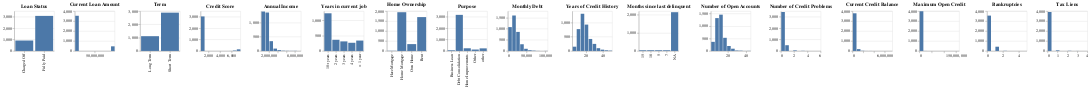

Notebook code cell kept with this figure:
### Markdown cell above
In this example, we are generating pipelines for CSV datasets. The [credit dataset](https://gitlab.com/ViDA-NYU/d3m/d3m_interface/-/tree/master/examples/csv_dataset) is used for this example. This dataset consists of loan records to determine the best way to predict whether a loan applicant will fully repay or default on a loan. 
<div class="alert alert-info"><b>Important</b>
    
Note that the path to the dataset directories must be an absolute path and not a relative path. 
</div>

### Code cell
output_path = '/Users/rlopez/D3M/examples/tmp/'
train_dataset = '/Users/rlopez/D3M/examples/credit_train.csv'
test_dataset = '/Users/rlopez/D3M/examples/credit_test.csv'

automl = AutoML(output_path, 'AlphaD3M')
automl.plot_summary_dataset(train_dataset)

### Figure 1 — Vega-Lite specification as saved in the notebook (floating-point values rounded to 4 significant figures)
{"config": {"view": {"continuousWidth": 400, "continuousHeight": 300}}, "hconcat": [{"mark": "bar", "encoding": {"tooltip": [{"type": "nominal", "field": "bin"}], "x": {"type": "nominal", "axis": {"title": ""}, "field": "bin"}, "y": {"type": "quantitative", "axis": {"title": ""}, "field": "count"}}, "height": 100, "title": "Loan Status", "width": 100}, {"data": {"name": "data-a282cfd1fb89c5be6ddadf9b712fb40f"}, "mark": "bar", "encoding": {"tooltip": [{"type": "quantitative", "field": "bin_start"}, {"type": "quantitative", "field": "bin_end"}], "x": {"type": "quantitative", "axis": {"title": ""}, "bin": "binned", "field": "bin_start"}, "x2": {"field": "bin_end"}, "y": {"type": "quantitative", "axis": {"title": ""}, "field": "count"}}, "height": 100, "title": {"text": "Current Loan Amount"}, "width": 100}, {"data": {"name": "data-3b357bcec1b7df539bcc63e595d6162d"}, "mark": "bar", "encoding": {"tooltip": [{"type": "nominal", "field": "bin"}], "x": {"type": "nominal", "axis": {"title": ""}, "field": "bin"}, "y": {"type": "quantitative", "axis": {"title": ""}, "field": "count"}}, "height": 100, "title": "Term", "width": 100}, {"data": {"name": "data-08bfc3380846ec65cf8a4c83b08dff03"}, "mark": "bar", "encoding": {"tooltip": [{"type": "quantitative", "field": "bin_start"}, {"type": "quantitative", "field": "bin_end"}], "x": {"type": "quantitative", "axis": {"title": ""}, "bin": "binned", "field": "bin_start"}, "x2": {"field": "bin_end"}, "y": {"type": "quantitative", "axis": {"title": ""}, "field": "count"}}, "height": 100, "title": {"text": "Credit Score"}, "width": 100}, {"data": {"name": "data-1793325991ae8e4ed325d501519f2e13"}, "mark": "bar", "encoding": {"tooltip": [{"type": "quantitative", "field": "bin_start"}, {"type": "quantitative", "field": "bin_end"}], "x": {"type": "quantitative", "axis": {"title": ""}, "bin": "binned", "field": "bin_start"}, "x2": {"field": "bin_end"}, "y": {"type": "quantitative", "axis": {"title": ""}, "field": "count"}}, "height": 100, "title": {"text": "Annual Income"}, "width": 100}, {"data": {"name": "data-94d4dac817402ed8bdc2382db75c41fd"}, "mark": "bar", "encoding": {"tooltip": [{"type": "nominal", "field": "bin"}], "x": {"type": "nominal", "axis": {"title": ""}, "field": "bin"}, "y": {"type": "quantitative", "axis": {"title": ""}, "field": "count"}}, "height": 100, "title": "Years in current job", "width": 100}, {"data": {"name": "data-4f96fd901b48603bbbb7f66815572735"}, "mark": "bar", "encoding": {"tooltip": [{"type": "nominal", "field": "bin"}], "x": {"type": "nominal", "axis": {"title": ""}, "field": "bin"}, "y": {"type": "quantitative", "axis": {"title": ""}, "field": "count"}}, "height": 100, "title": "Home Ownership", "width": 100}, {"data": {"name": "data-58d6ee3a6cb97d85f16db6dfef02396f"}, "mark": "bar", "encoding": {"tooltip": [{"type": "nominal", "field": "bin"}], "x": {"type": "nominal", "axis": {"title": ""}, "field": "bin"}, "y": {"type": "quantitative", "axis": {"title": ""}, "field": "count"}}, "height": 100, "title": "Purpose", "width": 100}, {"data": {"name": "data-5fdfb6d21fc251dea9e49294e3c0220b"}, "mark": "bar", "encoding": {"tooltip": [{"type": "quantitative", "field": "bin_start"}, {"type": "quantitative", "field": "bin_end"}], "x": {"type": "quantitative", "axis": {"title": ""}, "bin": "binned", "field": "bin_start"}, "x2": {"field": "bin_end"}, "y": {"type": "quantitative", "axis": {"title": ""}, "field": "count"}}, "height": 100, "title": {"text": "Monthly Debt"}, "width": 100}, {"data": {"name": "data-ab994d84cba690273d176bd2ea0c8c8b"}, "mark": "bar", "encoding": {"tooltip": [{"type": "quantitative", "field": "bin_start"}, {"type": "quantitative", "field": "bin_end"}], "x": {"type": "quantitative", "axis": {"title": ""}, "bin": "binned", "field": "bin_start"}, "x2": {"field": "bin_end"}, "y": {"type": "quantitative", "axis": {"title": ""}, "field": "count"}}, "height": 100, "title": {"text": "Years of Credit History"}, "width": 100}, {"data": {"name": "data-f2fcd9de727a7547d3a426e5900afdee"}, "mark": "bar", "encoding": {"tooltip": [{"type": "nominal", "field": "bin"}], "x": {"type": "nominal", "axis": {"title": ""}, "field": "bin"}, "y": {"type": "quantitative", "axis": {"title": ""}, "field": "count"}}, "height": 100, "title": "Months since last delinquent", "width": 100}, {"data": {"name": "data-fdece4b429451b6ed7667d1becbe13f9"}, "mark": "bar", "encoding": {"tooltip": [{"type": "quantitative", "field": "bin_start"}, {"type": "quantitative", "field": "bin_end"}], "x": {"type": "quantitative", "axis": {"title": ""}, "bin": "binned", "field": "bin_start"}, "x2": {"field": "bin_end"}, "y": {"type": "quantitative", "axis": {"title": ""}, "field": "count"}}, "height": 100, "title": {"text": "Number of Open Accounts"}, "width": 100}, {"data": {"name": "data-760bfc8db71ed3c0d1a02ab5ba40271c"}, "mark": "bar", "encoding": {"tooltip": [{"type": "quantitative", "field": "bin_start"}, {"type": "quantitative", "field": "bin_end"}], "x": {"type": "quantitative", "axis": {"title": ""}, "bin": "binned", "field": "bin_start"}, "x2": {"field": "bin_end"}, "y": {"type": "quantitative", "axis": {"title": ""}, "field": "count"}}, "height": 100, "title": {"text": "Number of Credit Problems"}, "width": 100}, {"data": {"name": "data-5405bb465ecaf8d17882594d6076cb46"}, "mark": "bar", "encoding": {"tooltip": [{"type": "quantitative", "field": "bin_start"}, {"type": "quantitative", "field": "bin_end"}], "x": {"type": "quantitative", "axis": {"title": ""}, "bin": "binned", "field": "bin_start"}, "x2": {"field": "bin_end"}, "y": {"type": "quantitative", "axis": {"title": ""}, "field": "count"}}, "height": 100, "title": {"text": "Current Credit Balance"}, "width": 100}, {"data": {"name": "data-f285abcbb56444cce329a521b8d45630"}, "mark": "bar", "encoding": {"tooltip": [{"type": "quantitative", "field": "bin_start"}, {"type": "quantitative", "field": "bin_end"}], "x": {"type": "quantitative", "axis": {"title": ""}, "bin": "binned", "field": "bin_start"}, "x2": {"field": "bin_end"}, "y": {"type": "quantitative", "axis": {"title": ""}, "field": "count"}}, "height": 100, "title": {"text": "Maximum Open Credit"}, "width": 100}, {"data": {"name": "data-fe32c637068a92cb458bc594e4f90fe1"}, "mark": "bar", "encoding": {"tooltip": [{"type": "quantitative", "field": "bin_start"}, {"type": "quantitative", "field": "bin_end"}], "x": {"type": "quantitative", "axis": {"title": ""}, "bin": "binned", "field": "bin_start"}, "x2": {"field": "bin_end"}, "y": {"type": "quantitative", "axis": {"title": ""}, "field": "count"}}, "height": 100, "title": {"text": "Bankruptcies"}, "width": 100}, {"data": {"name": "data-b0cff4ffe052bc7fa283d5e48dbe317f"}, "mark": "bar", "encoding": {"tooltip": [{"type": "quantitative", "field": "bin_start"}, {"type": "quantitative", "field": "bin_end"}], "x": {"type": "quantitative", "axis": {"title": ""}, "bin": "binned", "field": "bin_start"}, "x2": {"field": "bin_end"}, "y": {"type": "quantitative", "axis": {"title": ""}, "field": "count"}}, "height": 100, "title": {"text": "Tax Liens"}, "width": 100}], "data": {"name": "data-ab5e3ef130ab13c624fb07e1922f705f"}, "$schema": "https://vega.github.io/schema/vega-lite/v4.8.1.json", "datasets": {"data-ab5e3ef130ab13c624fb07e1922f705f": [{"bin": "Charged Off", "count": 917}, {"bin": "Fully Paid", "count": 3083}], "data-a282cfd1fb89c5be6ddadf9b712fb40f": [{"count": 3536, "bin_start": 21820.0, "bin_end": 10020000.0}, {"count": 0, "bin_start": 10020000.0, "bin_end": 20020000.0}, {"count": 0, "bin_start": 20020000.0, "bin_end": 30020000.0}, {"count": 0, "bin_start": 30020000.0, "bin_end": 40010000.0}, {"count": 0, "bin_start": 40010000.0, "bin_end": 50010000.0}, {"count": 0, "bin_start": 50010000.0, "bin_end": 60010000.0}, {"count": 0, "bin_start": 60010000.0, "bin_end": 70010000.0}, {"count": 0, "bin_start": 70010000.0, "bin_end": 80000000.0}, {"count": 0, "bin_start": 80000000.0, "bin_end": 90000000.0}, {"count": 464, "bin_start": 90000000.0, "bin_end": 100000000.0}], "data-3b357bcec1b7df539bcc63e595d6162d": [{"bin": "Long Term", "count": 1113}, {"bin": "Short Term", "count": 2887}], "data-08bfc3380846ec65cf8a4c83b08dff03": [{"count": 3036, "bin_start": 594.0, "bin_end": 1286.0}, {"count": 0, "bin_start": 1286.0, "bin_end": 1977.0}, {"count": 0, "bin_start": 1977.0, "bin_end": 2669.0}, {"count": 0, "bin_start": 2669.0, "bin_end": 3360.0}, {"count": 0, "bin_start": 3360.0, "bin_end": 4052.0}, {"count": 0, "bin_start": 4052.0, "bin_end": 4744.0}, {"count": 0, "bin_start": 4744.0, "bin_end": 5435.0}, {"count": 3, "bin_start": 5435.0, "bin_end": 6127.0}, {"count": 38, "bin_start": 6127.0, "bin_end": 6818.0}, {"count": 143, "bin_start": 6818.0, "bin_end": 7510.0}], "data-1793325991ae8e4ed325d501519f2e13": [{"count": 1386, "bin_start": 164600.0, "bin_end": 1083000.0}, {"count": 1352, "bin_start": 1083000.0, "bin_end": 2001000.0}, {"count": 344, "bin_start": 2001000.0, "bin_end": 2919000.0}, {"count": 83, "bin_start": 2919000.0, "bin_end": 3837000.0}, {"count": 29, "bin_start": 3837000.0, "bin_end": 4755000.0}, {"count": 10, "bin_start": 4755000.0, "bin_end": 5673000.0}, {"count": 6, "bin_start": 5673000.0, "bin_end": 6592000.0}, {"count": 4, "bin_start": 6592000.0, "bin_end": 7510000.0}, {"count": 5, "bin_start": 7510000.0, "bin_end": 8428000.0}, {"count": 1, "bin_start": 8428000.0, "bin_end": 9346000.0}], "data-94d4dac817402ed8bdc2382db75c41fd": [{"bin": "10+ years", "count": 1230}, {"bin": "2 years", "count": 365}, {"bin": "3 years", "count": 312}, {"bin": "4 years", "count": 267}, {"bin": "< 1 year", "count": 339}], "data-4f96fd901b48603bbbb7f66815572735": [{"bin": "HaveMortgage", "count": 9}, {"bin": "Home Mortgage", "count": 1946}, {"bin": "Own Home", "count": 344}, {"bin": "Rent", "count": 1701}], "data-58d6ee3a6cb97d85f16db6dfef02396f": [{"bin": "Business Loan", "count": 58}, {"bin": "Debt Consolidation", "count": 3173}, {"bin": "Home Improvements", "count": 235}, {"bin": "Other", "count": 124}, {"bin": "other", "count": 227}], "data-5fdfb6d21fc251dea9e49294e3c0220b": [{"count": 1078, "bin_start": 0.0, "bin_end": 10640.0}, {"count": 1603, "bin_start": 10640.0, "bin_end": 21290.0}, {"count": 861, "bin_start": 21290.0, "bin_end": 31930.0}, {"count": 303, "bin_start": 31930.0, "bin_end": 42580.0}, {"count": 98, "bin_start": 42580.0, "bin_end": 53220.0}, {"count": 33, "bin_start": 53220.0, "bin_end": 63870.0}, {"count": 16, "bin_start": 63870.0, "bin_end": 74510.0}, {"count": 4, "bin_start": 74510.0, "bin_end": 85160.0}, {"count": 1, "bin_start": 85160.0, "bin_end": 95800.0}, {"count": 3, "bin_start": 95800.0, "bin_end": 106400.0}], "data-ab994d84cba690273d176bd2ea0c8c8b": [{"count": 150, "bin_start": 3.7, "bin_end": 8.42}, {"count": 768, "bin_start": 8.42, "bin_end": 13.14}, {"count": 1308, "bin_start": 13.14, "bin_end": 17.86}, {"count": 927, "bin_start": 17.86, "bin_end": 22.58}, {"count": 422, "bin_start": 22.58, "bin_end": 27.3}, {"count": 248, "bin_start": 27.3, "bin_end": 32.02}, {"count": 97, "bin_start": 32.02, "bin_end": 36.74}, {"count": 45, "bin_start": 36.74, "bin_end": 41.46}, {"count": 23, "bin_start": 41.46, "bin_end": 46.18}, {"count": 12, "bin_start": 46.18, "bin_end": 50.9}], "data-f2fcd9de727a7547d3a426e5900afdee": [{"bin": "15", "count": 37}, {"bin": "18", "count": 39}, {"bin": "5", "count": 39}, {"bin": "7", "count": 38}, {"bin": "NA", "count": 2142}], "data-fdece4b429451b6ed7667d1becbe13f9": [{"count": 366, "bin_start": 1.0, "bin_end": 5.4}, {"count": 1320, "bin_start": 5.4, "bin_end": 9.8}, {"count": 1459, "bin_start": 9.8, "bin_end": 14.2}, {"count": 528, "bin_start": 14.2, "bin_end": 18.6}, {"count": 200, "bin_start": 18.6, "bin_end": 23.0}, {"count": 90, "bin_start": 23.0, "bin_end": 27.4}, {"count": 18, "bin_start": 27.4, "bin_end": 31.8}, {"count": 12, "bin_start": 31.8, "bin_end": 36.2}, {"count": 2, "bin_start": 36.2, "bin_end": 40.6}, {"count": 5, "bin_start": 40.6, "bin_end": 45.0}], "data-760bfc8db71ed3c0d1a02ab5ba40271c": [{"count": 3427, "bin_start": 0.0, "bin_end": 0.6}, {"count": 504, "bin_start": 0.6, "bin_end": 1.2}, {"count": 0, "bin_start": 1.2, "bin_end": 1.8}, {"count": 50, "bin_start": 1.8, "bin_end": 2.4}, {"count": 0, "bin_start": 2.4, "bin_end": 3.0}, {"count": 14, "bin_start": 3.0, "bin_end": 3.6}, {"count": 3, "bin_start": 3.6, "bin_end": 4.2}, {"count": 0, "bin_start": 4.2, "bin_end": 4.8}, {"count": 1, "bin_start": 4.8, "bin_end": 5.4}, {"count": 1, "bin_start": 5.4, "bin_end": 6.0}], "data-5405bb465ecaf8d17882594d6076cb46": [{"count": 3783, "bin_start": 0.0, "bin_end": 742400.0}, {"count": 182, "bin_start": 742400.0, "bin_end": 1485000.0}, {"count": 21, "bin_start": 1485000.0, "bin_end": 2227000.0}, {"count": 4, "bin_start": 2227000.0, "bin_end": 2970000.0}, {"count": 4, "bin_start": 2970000.0, "bin_end": 3712000.0}, {"count": 2, "bin_start": 3712000.0, "bin_end": 4454000.0}, {"count": 1, "bin_start": 4454000.0, "bin_end": 5197000.0}, {"count": 2, "bin_start": 5197000.0, "bin_end": 5939000.0}, {"count": 0, "bin_start": 5939000.0, "bin_end": 6681000.0}, {"count": 1, "bin_start": 6681000.0, "bin_end": 7424000.0}], "data-f285abcbb56444cce329a521b8d45630": [{"count": 3989, "bin_start": 0.0, "bin_end": 16220000.0}, {"count": 4, "bin_start": 16220000.0, "bin_end": 32440000.0}, {"count": 1, "bin_start": 32440000.0, "bin_end": 48660000.0}, {"count": 1, "bin_start": 48660000.0, "bin_end": 64870000.0}, {"count": 2, "bin_start": 64870000.0, "bin_end": 81090000.0}, {"count": 1, "bin_start": 81090000.0, "bin_end": 97310000.0}, {"count": 0, "bin_start": 97310000.0, "bin_end": 113500000.0}, {"count": 0, "bin_start": 113500000.0, "bin_end": 129700000.0}, {"count": 1, "bin_start": 129700000.0, "bin_end": 146000000.0}, {"count": 1, "bin_start": 146000000.0, "bin_end": 162200000.0}], "data-fe32c637068a92cb458bc594e4f90fe1": [{"count": 3551, "bin_start": 0.0, "bin_end": 0.5}, {"count": 0, "bin_start": 0.5, "bin_end": 1.0}, {"count": 426, "bin_start": 1.0, "bin_end": 1.5}, {"count": 0, "bin_start": 1.5, "bin_end": 2.0}, {"count": 17, "bin_start": 2.0, "bin_end": 2.5}, {"count": 0, "bin_start": 2.5, "bin_end": 3.0}, {"count": 0, "bin_start": 3.0, "bin_end": 3.5}, {"count": 0, "bin_start": 3.5, "bin_end": 4.0}, {"count": 1, "bin_start": 4.0, "bin_end": 4.5}, {"count": 1, "bin_start": 4.5, "bin_end": 5.0}], "data-b0cff4ffe052bc7fa283d5e48dbe317f": [{"count": 3914, "bin_start": 0.0, "bin_end": 0.4}, {"count": 0, "bin_start": 0.4, "bin_end": 0.8}, {"count": 61, "bin_start": 0.8, "bin_end": 1.2}, {"count": 0, "bin_start": 1.2, "bin_end": 1.6}, {"count": 0, "bin_start": 1.6, "bin_end": 2.0}, {"count": 19, "bin_start": 2.0, "bin_end": 2.4}, {"count": 0, "bin_start": 2.4, "bin_end": 2.8}, {"count": 5, "bin_start": 2.8, "bin_end": 3.2}, {"count": 0, "bin_start": 3.2, "bin_end": 3.6}, {"count": 1, "bin_start": 3.6, "bin_end": 4.0}]}}
